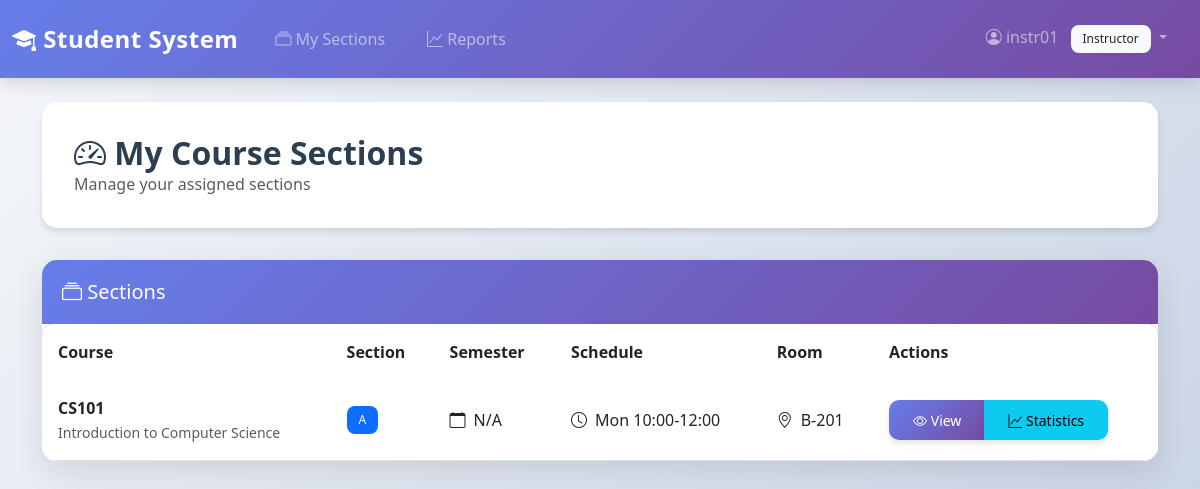
Page /instructor/dashboard (signed in) on the committed database.
### models/user.py (models this page shows, shortened)
class User(UserMixin, db.Model):
    __tablename__ = 'users'
    user_id = db.Column(db.Integer, primary_key=True)
    username = db.Column(db.String(50), unique=True, nullable=False, index=True)
    password_hash = db.Column(db.String(255), nullable=False)
    role = db.Column(db.String(20), nullable=False, index=True)  # Admin, Instructor, Student
    created_at = db.Column(db.DateTime, server_default=db.func.now())

### models/class_section.py (models this page shows, shortened)
class ClassSection(db.Model):
    __tablename__ = 'sections'
    section_id = db.Column(db.Integer, primary_key=True)
    course_id = db.Column(db.Integer, db.ForeignKey('courses.course_id', ondelete='CASCADE'), nullable=False)
    semester_id = db.Column(db.Integer, db.ForeignKey('semesters.semester_id', ondelete='RESTRICT'), nullable=False)
    instructor_id = db.Column(db.Integer, db.ForeignKey('instructors.instructor_id', ondelete='SET NULL'), nullable=True)
    section_number = db.Column(db.String(10), nullable=False)  # SQL'de section_number
    capacity = db.Column(db.Integer, nullable=True)
    schedule = db.Column(db.String(100), nullable=True)  # SQL'de schedule
    room = db.Column(db.String(50), nullable=True)
    enrollments = db.relationship('Enrollment', backref='section', lazy='dynamic', cascade='all, delete-orphan')

### models/course.py (models this page shows, shortened)
class Course(db.Model):
    __tablename__ = 'courses'
    course_id = db.Column(db.Integer, primary_key=True)
    course_code = db.Column(db.String(20), unique=True, nullable=False)
    course_name = db.Column(db.String(100), nullable=False)
    description = db.Column(db.Text, nullable=True)
    credits = db.Column(db.Integer, nullable=False)
    department = db.Column(db.String(100), nullable=True)  # String, not foreign key in SQL
    sections = db.relationship('ClassSection', backref='course', lazy='dynamic', cascade='all, delete-orphan')

### controllers/instructor.py (the view)
@instructor_bp.route('/dashboard')
@instructor_required
def dashboard():
    from models import Instructor, User
    from database import db
    instructor = None
    if current_user.user_id:
        instructor = db.session.query(Instructor).filter_by(user_id=current_user.user_id).first()
    if not instructor:
        user = db.session.query(User).filter_by(username=current_user.username).first()
        if user and user.user_id:
            instructor = db.session.query(Instructor).filter_by(user_id=user.user_id).first()
    if not instructor:
        flash('Instructor profile not found. Please contact administrator.', 'danger')
        return redirect(url_for('auth.logout'))
    page = request.args.get('page', 1, type=int)
    pagination = InstructorService.get_instructor_sections(instructor.instructor_id, page, 20)
    return render_template('instructor/dashboard.html', sections=pagination.items, pagination=pagination)

### controllers/instructor.py (called while the page is built)
def instructor_required(f):
    @wraps(f)
    @login_required
    def decorated_function(*args, **kwargs):
        if current_user.role != 'Instructor':
            flash('Access denied. Instructor privileges required.', 'danger')
            return redirect(url_for('index'))
        return f(*args, **kwargs)
    return decorated_function

### repositories/section_repository.py (called while the page is built)
    @staticmethod
    def get_by_instructor(instructor_id, page=1, per_page=20):
        from sqlalchemy.orm import joinedload
        return ClassSection.query.filter_by(instructor_id=instructor_id)\
            .options(
                joinedload(ClassSection.course),
                joinedload(ClassSection.semester),
                joinedload(ClassSection.instructor)
            )\
            .paginate(page=page, per_page=per_page, error_out=False)

### services/instructor_service.py (called while the page is built)
    @staticmethod
    def get_instructor_sections(instructor_id, page=1, per_page=20):
        return SectionRepository.get_by_instructor(instructor_id, page, per_page)

### templates/instructor/dashboard.html (shortened to what this page needs)
{% extends "base.html" %}
{% block content %}
<div class="page-header">
    <div class="d-flex justify-content-between align-items-center">
        <div>
            <h2><i class="bi bi-speedometer2"></i> My Course Sections</h2>
            <p class="text-muted mb-0">Manage your assigned sections</p>
        </div>
    </div>
</div>
<div class="card">
    <div class="card-header text-white">
        <h5 class="mb-0"><i class="bi bi-collection"></i> Sections</h5>
    </div>
    <div class="card-body p-0">
        <div class="table-responsive">
            <table class="table table-hover mb-0">
                <thead>
                    <tr>
                        <th>Course</th>
                        <th>Section</th>
                        <th>Semester</th>
                        <th>Schedule</th>
                        <th>Room</th>
                        <th>Actions</th>
                    </tr>
                </thead>
                <tbody>
                    {% for section in sections %}
                    <tr>
                        <td>
                            <div>
                                <strong>{{ section.course.course_code }}</strong>
                                <br>
                                <small class="text-muted">{{ section.course.course_name }}</small>
                            </div>
                        </td>
                        <td><span class="badge bg-primary">{{ section.section_number }}</span></td>
                        <td><i class="bi bi-calendar me-2"></i>{{ section.semester.display_name if section.semester else 'N/A' }}</td>
                        <td><i class="bi bi-clock me-2"></i>{{ section.schedule or '-' }}</td>
                        <td><i class="bi bi-geo-alt me-2"></i>{{ section.room or '-' }}</td>
                        <td>
                            <div class="btn-group" role="group">
                                <a href="{{ url_for('instructor.view_section', section_id=section.section_id) }}" class="btn btn-sm btn-primary">
                                    <i class="bi bi-eye"></i> View
                                </a>
                                <a href="{{ url_for('instructor.section_statistics', section_id=section.section_id) }}" class="btn btn-sm btn-info">
                                    <i class="bi bi-graph-up"></i> Statistics
                                </a>
                            </div>
                        </td>
                    </tr>
                    {% endfor %}
                </tbody>
            </table>
        </div>
    </div>
</div>
{% endblock %}

### templates/base.html (shortened to what this page needs)
<!DOCTYPE html>
<html lang="en">
<head>
    <link href="https://cdn.jsdelivr.net/npm/bootstrap@5.3.0/dist/css/bootstrap.min.css" rel="stylesheet">
    <link href="https://cdn.jsdelivr.net/npm/bootstrap-icons@1.11.0/font/bootstrap-icons.css" rel="stylesheet">
</head>
<body>
    <nav class="navbar navbar-expand-lg navbar-dark">
        <div class="container-fluid">
            <a class="navbar-brand" href="{{ url_for('index') }}">
                <i class="bi bi-mortarboard-fill"></i> Student System
            </a>
            <div class="collapse navbar-collapse" id="navbarNav">
                <ul class="navbar-nav me-auto">
                    {% if current_user.is_authenticated %}
                        {% if current_user.role == 'Admin' %}
                            <li class="nav-item">
                                <a class="nav-link" href="{{ url_for('admin.dashboard') }}">
                                    <i class="bi bi-speedometer2"></i> Dashboard
                                </a>
                            </li>
                            <li class="nav-item">
                                <a class="nav-link" href="{{ url_for('admin.students') }}">
                                    <i class="bi bi-people"></i> Students
                                </a>
                            </li>
                            <li class="nav-item">
                                <a class="nav-link" href="{{ url_for('admin.instructors') }}">
                                    <i class="bi bi-person-badge"></i> Instructors
                                </a>
                            </li>
                            <li class="nav-item">
                                <a class="nav-link" href="{{ url_for('admin.courses') }}">
                                    <i class="bi bi-book"></i> Courses
                                </a>
                            </li>
                            <li class="nav-item">
                                <a class="nav-link" href="{{ url_for('reports.course_performance') }}">
                                    <i class="bi bi-graph-up"></i> Reports
                                </a>
                            </li>
                        {% elif current_user.role == 'Instructor' %}
                            <li class="nav-item">
                                <a class="nav-link" href="{{ url_for('instructor.dashboard') }}">
                                    <i class="bi bi-collection"></i> My Sections
                                </a>
                            </li>
                            <li class="nav-item">
                                <a class="nav-link" href="{{ url_for('reports.course_performance') }}">
                                    <i class="bi bi-graph-up"></i> Reports
                                </a>
                            </li>
                        {% endif %}
                    {% endif %}
                </ul>
                <ul class="navbar-nav">
                    {% if current_user.is_authenticated %}
                        <li class="nav-item dropdown">
                            <a class="nav-link dropdown-toggle" href="#" id="navbarDropdown" role="button" data-bs-toggle="dropdown">
                                <i class="bi bi-person-circle"></i> {{ current_user.username }}
                                <span class="badge bg-light text-dark ms-2">{{ current_user.role }}</span>
                            </a>
                        </li>
                    {% endif %}
                </ul>
            </div>
        </div>
    </nav>
    <div class="container mt-4 mb-5">
        {% block content %}{% endblock %}
    </div>
</body>
</html>

### templates/base.html (style rules this page uses)
:root { --primary-gradient: linear-gradient(135deg, #667eea 0%, #764ba2 100%); --secondary-gradient: linear-gradient(135deg, #f093fb 0%, #f5576c 100%); --success-gradient: linear-gradient(135deg, #4facfe 0%, #00f2fe 100%); --dark-gradient: linear-gradient(135deg, #2c3e50 0%, #34495e 100%); }
* { transition: all 0.3s ease; }
body { background: linear-gradient(135deg, #f5f7fa 0%, #c3cfe2 100%); min-height: 100vh; font-family: 'Segoe UI', Tahoma, Geneva, Verdana, sans-serif; }
.navbar { background: var(--primary-gradient) !important; box-shadow: 0 4px 20px rgba(0, 0, 0, 0.15); backdrop-filter: blur(10px); padding: 1rem 0; }
.navbar-brand { font-weight: 700; font-size: 1.5rem; letter-spacing: 0.5px; }
.nav-link { font-weight: 500; transition: all 0.3s ease; border-radius: 8px; margin: 0 5px; padding: 0.5rem 1rem !important; }
.card { border: none; border-radius: 15px; box-shadow: 0 10px 30px rgba(0, 0, 0, 0.1); transition: all 0.3s ease; overflow: hidden; background: white; }
.card-header { background: var(--primary-gradient); border: none; padding: 1.25rem; font-weight: 600; color: white; }
.btn { border-radius: 10px; font-weight: 500; padding: 0.6rem 1.5rem; transition: all 0.3s ease; box-shadow: 0 4px 6px rgba(0, 0, 0, 0.1); border: none; }
.btn-primary { background: var(--primary-gradient); }
.table { border-radius: 10px; overflow: hidden; margin: 0; }
.table thead { background: var(--primary-gradient); color: white; }
.table thead th { border: none; padding: 1rem; font-weight: 600; }
.table tbody tr { transition: all 0.3s ease; }
.table tbody td { padding: 1rem; vertical-align: middle; }
.badge { padding: 0.5rem 0.75rem; border-radius: 8px; font-weight: 500; }
.page-header { background: white; padding: 2rem; border-radius: 15px; box-shadow: 0 4px 6px rgba(0, 0, 0, 0.1); margin-bottom: 2rem; }
.page-header h2 { margin: 0; color: #2c3e50; font-weight: 700; }

### rows in the picture
User: username "instr01", role "Instructor"
ClassSection: course.course_code "CS101", course.course_name "Introduction to Computer Science", section_number "A", semester "N/A", schedule "Mon 10:00-12:00", room "B-201"
